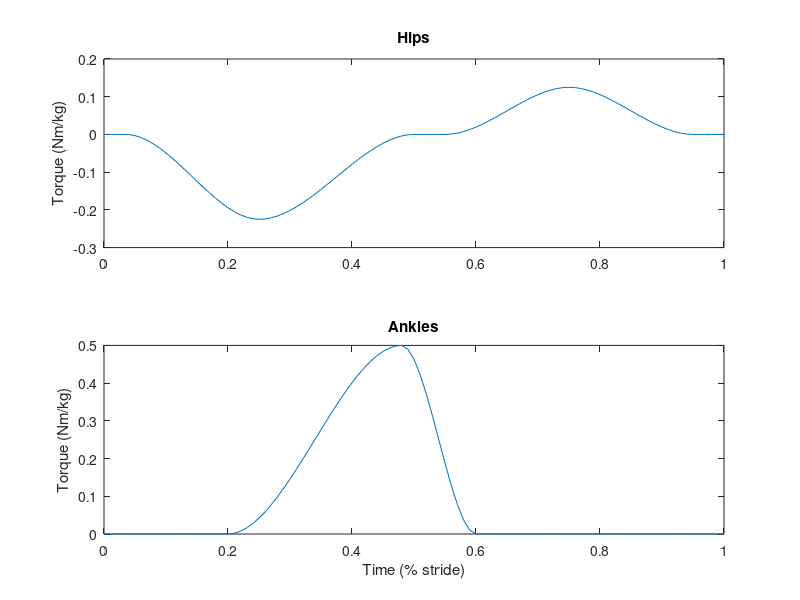

Recreate this plot in MATLAB.
%% Generate profiles
% Please note this is an old script. These are random profiles and not what
% we applied during the experiment

Hip_nodes_time = [0, 0.035,  0.25 , 0.5, 0.55, 0.75 , 0.95, 1]; % Hip timing nodes as a percent of stride
Hip_nodes_torque = [0,   0  , -0.225,  0 ,  0  , 0.125,  0  , 0]; % Hip magnitude nodes normalized by body mass [Nm/kg]

Ankle_nodes_time = [0, 0.2, 0.48, 0.6, 1]; % Ankle timing nodes as a percent of stride
Ankle_nodes_torque = [0,  0 , 0.5 ,  0 , 0]; % Ankle magnitude nodes normalized by body mass [Nm/kg]

% you can visually evaluate profiles like this:
tt = 0:.01:1; %
subplot(2,1,1)
HTT = pchip(Hip_nodes_time,Hip_nodes_torque,tt);
plot(tt,HTT)
title('Hips')
ylabel('Torque (Nm/kg)')
subplot(2,1,2)
ATT = pchip(Ankle_nodes_time,Ankle_nodes_torque,tt);
plot(tt,ATT)
title('Ankles')
ylabel('Torque (Nm/kg)')
xlabel('Time (% stride)')

%% Evaluate profiles in real time controller
% Use the spline fit to generate torque profile
Hiptorqueprofile = pchip(Hip_nodes_time,Hip_nodes_torque);
Ankletorqueprofile = pchip(Ankle_nodes_time, Ankle_nodes_torque);

% Evaluate the profile at current time step (stridetimes(i))
% stridetimes is an input to this block in our controller, so this
% stridetimes is just a dummy for the sample code
stridetimes = ones(6,1); % 
Hip_joint_torque(1)= ppval(Hiptorqueprofile,stridetimes(1)); % Each joint has its own stride time (1=left hip, 2 =right hip)
Hip_joint_torque(2)= ppval(Hiptorqueprofile,stridetimes(2)); % We start the hip timer 84% of stride after the ankles to avoid torque discontinuities at heel strike

Ankle_joint_torque(1)= ppval(Ankletorqueprofile,stridetimes(5)); % 3 and 4 are knee stride times, 5=left ankle, 6=right ankle
Ankle_joint_torque(2)= ppval(Ankletorqueprofile,stridetimes(6));% We start the ankle timer at heel strike